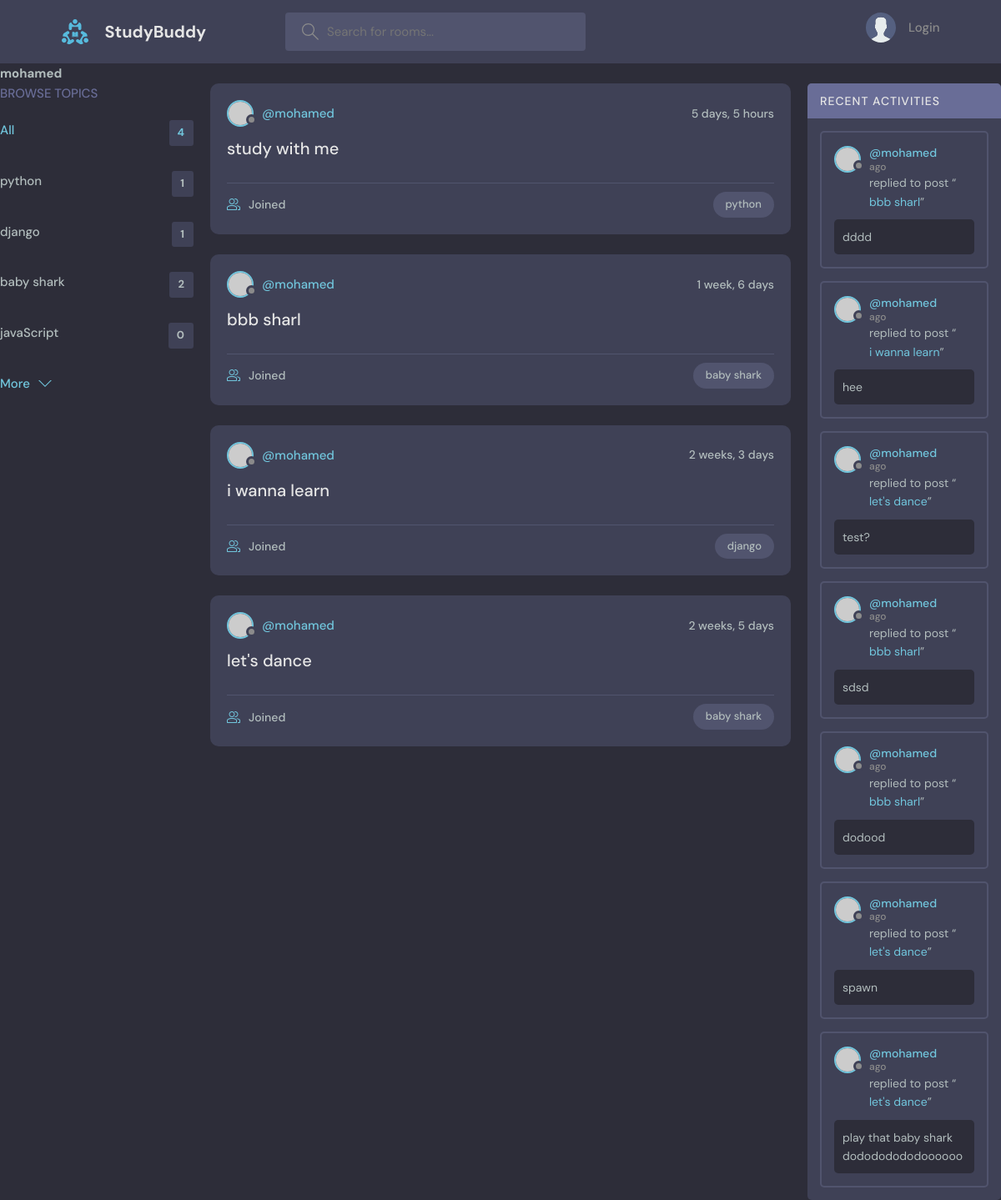
The app's page /profile/1 with its own data.
### base/models.py (models this page shows, shortened)
class Topic(models.Model):
    name = models.CharField(max_length=50)

class Room(models.Model):
    host = models.ForeignKey(User, on_delete=models.SET_NULL, null=True)
    topic = models.ForeignKey(Topic, on_delete=models.SET_NULL, null=True)
    name = models.CharField(max_length=50)
    description = models.TextField(null=True)
    participants = models.ManyToManyField(User, related_name='participants', blank=True)
    updated = models.DateTimeField(auto_now=True)
    created = models.DateTimeField(auto_now_add=True)
    class Meta:
        ordering = ['-updated','-created']
    def __str__(self):
        return self.name

class Message(models.Model):
    user =  models.ForeignKey(User, on_delete=models.CASCADE)
    room = models.ForeignKey(Room, on_delete=models.CASCADE)
    body = models.TextField()
    updated = models.DateTimeField(auto_now=True)
    created = models.DateTimeField(auto_now_add=True)
    class Meta:
        ordering = ['-updated','-created']

### base/views.py (the view)
# urls.py: path('profile/<str:pk>', views.userProfile, name='user-profile')
def userProfile(request,pk):
    user = User.objects.get(id=pk)
    rooms = user.room_set.all()
    room_messages = user.message_set.all()
    topics = Topic.objects.all()
    context = {'user':user,'rooms':rooms,'room_messages':room_messages,'topics':topics}
    return render(request, 'base/profile.html',context)

### base/templates/base/profile.html (shortened to what this page needs)
{% extends 'main.html' %}
{% block content %}
<h1>{{user.username}}</h1>
<div class ="profile-container">
    <div>
        {% include 'base/topics-component.html' %}
    </div>
    <div>
        {% include 'base/feed_component.html' %}
    </div>
    <div>
        {% include 'base/activity_component.html' %}
    </div>
</div>
{% endblock content %}

### base/templates/base/topics-component.html
<div class="topics">
    <div class="topics__header">
      <h2>Browse Topics</h2>
    </div>
    <ul class="topics__list">
      <li>
        <a href="{% url 'home' %}" class="active">All <span>{{topics.count}}</span></a>
      </li>
      {% for topic in topics %}
      <li>
        <a href="{% url 'home' %}?q={{topic.name}}">{{topic.name}} <span>{{topic.room_set.all.count}}</span></a>
      </li>
      {% endfor %}
    </ul>
    <a class="btn btn--link" href="topics.html">
      More
      <svg version="1.1" xmlns="http://www.w3.org/2000/svg" width="32" height="32" viewBox="0 0 32 32">
        <title>chevron-down</title>
        <path d="M16 21l-13-13h-3l16 16 16-16h-3l-13 13z"></path>
      </svg>
    </a>
  </div>

### base/templates/base/feed_component.html (shortened to what this page needs)
{% for room in rooms %}
<div class="roomListRoom">
  <div class="roomListRoom__header">
    <a href="{% url 'user-profile' room.host.id %}" class="roomListRoom__author">
      <div class="avatar avatar--small">
        <img src="https://randomuser.me/api/portraits/women/11.jpg" />
      </div>
      <span>@{{room.host.username}}</span>
    </a>
    <div class="roomListRoom__actions">
      <span>{{room.created|timesince}}</span>
    </div>
  </div>
  <div class="roomListRoom__content">
    <a href="{% url 'room' room.id %}">{{room.name}}</a>
  </div>
  <div class="roomListRoom__meta">
    <a href="{% url 'room' room.id %}" class="roomListRoom__joined">
      {{room.portraits.all.count}} Joined
    </a>
    <p class="roomListRoom__topic">{{room.topic.name}}</p>
  </div>
</div>
{% endfor %}

### base/templates/base/activity_component.html (shortened to what this page needs)
<div class="activities">
  <div class="activities__header">
    <h2>Recent Activities</h2>
  </div>
  {% for message in room_messages %}
  <div class="activities__box">
    <div class="activities__boxHeader roomListRoom__header">
      <a
        href="{% url 'user-profile' message.user.id %}"
        class="roomListRoom__author"
      >
        <div class="avatar avatar--small">
          <img src="https://randomuser.me/api/portraits/women/11.jpg" />
        </div>
        <p>
          @{{message.user}}
          <span>{{messsage.created|timesince}} ago</span>
        </p>
      </a>
    </div>
    <div class="activities__boxContent">
      <p>
        replied to post “<a href="{% url 'room' message.room.id %}">{{message.room}}</a>”
      </p>
      <div class="activities__boxRoomContent">
        {{message.body}}
      </div>
    </div>
  </div>
  {% endfor %}
</div>

### static/styles/style.css (style rules this page uses)
:root { --color-main: #71c6dd; --color-main-light: #e1f6fb; --color-dark: #3f4156; --color-dark-medium: #51546e; --color-dark-light: #696d97; --color-light: #e5e5e5; --color-gray: #8b8b8b; --color-light-gray: #b2bdbd; --color-bg: #2d2d39; --color-success: #5dd693; --color-error: #fc4b0b; }
* { font-family: "DM Sans", -apple-system, BlinkMacSystemFont, "Segoe UI", Roboto, Oxygen, Ubuntu, Cantarell, "Open Sans", "Helvetica Neue", sans-serif; margin: 0; padding: 0; box-sizing: border-box; text-rendering: optimizeLegibility; font-size: inherit; }
html { font-size: 56.25%; }
@media only screen and (min-width: 1200px) { html { font-size: 62.5%; } }
body { line-height: 1.6; font-weight: 400; font-size: 1.5rem; color: var(--color-light-gray); background-color: var(--color-bg); min-height: 100vh; }
img { width: 100%; }
a { display: inline-block; color: var(--color-main); text-decoration: none; }
.btn { background-color: transparent; border: none; display: inline-flex; align-items: center; gap: 1rem; cursor: pointer; transition: all ease-in-out 0.3s; padding: 1rem 2rem; border-radius: 5px; box-shadow: 1px 1px 3px 1px rgba(0, 0, 0, 0.15); font-weight: 500; }
.btn--link { border-radius: 0; padding: 0; color: var(--color-main); box-shadow: none; }
.btn > svg { fill: currentColor; width: 1.6rem; height: 1.6rem; }
.avatar { position: relative; display: inline-block; border-radius: 50%; border: 2px solid var(--color-main); }
.avatar img { display: block; border-radius: 50%; object-fit: cover; object-position: center; }
.avatar::after { content: ""; display: block; position: absolute; background-color: var(--color-gray); z-index: 111; border-radius: 50%; border: 0.3rem solid var(--color-dark); }
.avatar.avatar--small img { width: 2.8rem; height: 2.8rem; }
.avatar.avatar--small:after { width: 0.7rem; height: 0.7rem; bottom: 0px; right: -6px; }
.topics__header { margin-bottom: 2rem; }
.topics__header h2 { text-transform: uppercase; font-weight: 500; color: var(--color-dark-light); }
.topics__list { list-style: none; }
.topics__list li a { display: flex; justify-content: space-between; margin-bottom: 3rem; font-weight: 500; color: var(--color-light-gray); transition: all 0.3s ease-in-out; }
.topics__list li a.active, .topics__list li a:hover { color: var(--color-main); }
.topics__list li a span { padding: 0.5rem 1rem; background-color: var(--color-dark); border-radius: 3px; font-size: 1.3rem; font-weight: 700; letter-spacing: 1px; }
.roomListRoom { margin-bottom: 2.4rem; background-color: var(--color-dark); border-radius: 1rem; padding: 2rem; }
.roomListRoom__header { display: flex; justify-content: space-between; align-items: center; }
.roomListRoom__author { font-weight: 500; display: flex; align-items: center; gap: 1rem; }
.roomListRoom__actions { display: flex; align-items: flex-start; gap: 1rem; position: relative; }
.roomListRoom__actions span { font-size: 1.4rem; font-weight: 500; }
.roomListRoom__content { margin: 1rem 0; }
.roomListRoom__content a { font-size: 2rem; font-weight: 500; margin-bottom: 1.5rem; color: var(--color-light); transition: all 0.3s ease-in-out; }
.roomListRoom__meta { border-top: 1px solid var(--color-dark-medium); padding-top: 1rem; display: flex; align-items: center; justify-content: space-between; }
.roomListRoom__joined { color: var(--color-light-gray); display: flex; align-items: center; gap: 1rem; font-size: 1.4rem; font-weight: 500; }
.roomListRoom__joined svg { fill: var(--color-main); width: 1.6rem; height: 1.6rem; }
.roomListRoom__topic { padding: 5px 1.5rem; background-color: var(--color-dark-medium); border-radius: 5rem; font-weight: 500; font-size: 1.3rem; }
.activities { background: var(--color-dark); border-radius: 5px; overflow: hidden; }
.activities__header h2 { background-color: var(--color-dark-light); text-transform: uppercase; font-weight: 500; padding: 1rem 1.5rem; color: var(--color-light); letter-spacing: 1px; font-size: 1.4rem; }
.activities__box { margin: 1.5rem; padding: 1.5rem; border: 2px solid var(--color-dark-medium); border-radius: 5px; }
.activities__boxHeader p { font-size: 1.4rem; line-height: 1.3; }
.activities__boxHeader p span { color: var(--color-gray); font-size: 1.2rem; display: block; }
.activities__boxContent { margin-left: 4.2rem; }
.activities__boxContent { font-size: 1.4rem; }
.activities__boxRoomContent { background: var(--color-bg); padding: 1rem; border-radius: 5px; margin-top: 1rem; margin-left: -4.2rem; }

### records on screen
Topic: name "python", room_set.all.count "1"
Topic: name "django", room_set.all.count "1"
Topic: name "baby shark", room_set.all.count "2"
Topic: name "javaScript", room_set.all.count "0"
Room: host.username "mohamed", created "5 days, 5 hours", name "study with me", topic.name "python"
Room: host.username "mohamed", created "1 week, 6 days", name "bbb sharl", topic.name "baby shark"
Room: host.username "mohamed", created "2 weeks, 3 days", name "i wanna learn", topic.name "django"
Room: host.username "mohamed", created "2 weeks, 5 days", name "let's dance", topic.name "baby shark"
Message: user "mohamed", room "bbb sharl", body "dddd"
Message: user "mohamed", room "i wanna learn", body "hee"
Message: user "mohamed", room "let's dance", body "test?"
Message: user "mohamed", room "bbb sharl", body "sdsd"
Message: user "mohamed", room "bbb sharl", body "dodood"
Message: user "mohamed", room "let's dance", body "spawn"
Message: user "mohamed", room "let's dance", body "play that baby shark dodododododoooooo"

### other values on screen
{{ user.username }} "mohamed"
{{ topics.count }} "4"
